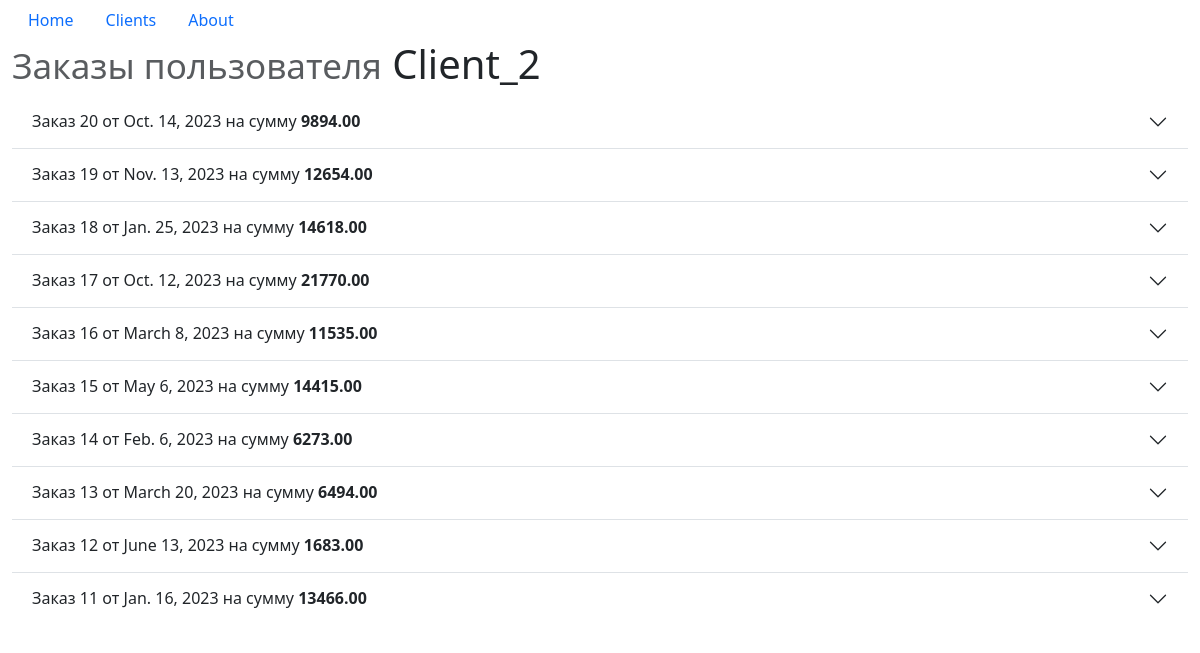
The app's page /clients/orders/2/ with its own data.
### myapp/models.py (models this page shows, shortened)
class Client(models.Model):
    client_name = models.CharField(max_length=100, null=False)
    email = models.EmailField()
    password = models.CharField(max_length=100, null=False)
    phone = models.CharField(max_length=50, null=True)
    address = models.TextField(null=True)
    reg_date = models.DateField(auto_now_add=True)  # фиксируем создание
    class Meta:
        ordering = ['client_name']
        indexes = [
            models.Index(fields=['client_name']),
            models.Index(fields=['-reg_date']),
        ]

class OrderProducts(models.Model):
    order = models.ForeignKey(Order, on_delete=models.CASCADE)
    product = models.ForeignKey(Product, on_delete=models.PROTECT)
    product_count = models.IntegerField(default=1, validators=[MinValueValidator(1)])

class Order(models.Model):
    order_date = models.DateField(auto_now_add=True)
    cost = models.DecimalField(max_digits=10, decimal_places=2, default=0, validators=[MinValueValidator(0)])
    client = models.ForeignKey(Client, on_delete=models.CASCADE)
    products = models.ManyToManyField(Product, through='OrderProducts')

### myapp/views.py (the view)
# urls.py: path('clients/orders/<int:client_id>/', views.client_orders, name='client_orders'),
def client_orders(request, client_id):
    client = get_object_or_404(Client, pk=client_id)
    order_prods = OrderProducts.objects.select_related('product').select_related('order').filter(
        order__client_id=client_id).order_by('-order_id')
    order_prods = order_prods.annotate(prod_cost=F('product__price') * F('product_count'))
    context = {
        'client_name': client.client_name,
        'orders': order_prods,
    }
    return render(request, 'client_orders.html', context)

### myapp/templates/client_orders.html (shortened to what this page needs)
{% extends 'base.html' %}
{% block content %}
<h1><small class="text-muted">Заказы пользователя</small> {{ client_name }}</h1>
{% if orders %}
<div class="accordion accordion-flush" id="accordionOrders">
    {% for ord in orders %}
        {% ifchanged ord.order.id %}
            {% if not forloop.first %}
            </div>
            {% endif %}
        <div class="accordion-item">
            <h2 class="accordion-header" id="flush-heading{{ ord.order.id }}">
                <button class="accordion-button collapsed" type="button" data-bs-toggle="collapse"
                        data-bs-target="#flush-collapse{{ ord.order.id }}" aria-expanded="false" aria-controls="flush-collapse{{ ord.order.id }}">
                    Заказ {{ ord.order.id }} от {{ ord.order.order_date }} на сумму&nbsp;<strong>{{ ord.order.cost }}</strong>
                </button>
            </h2>
        {% endifchanged %}
    {% endfor %}
    </div>
</div>
{% else %}
    <div class="alert-warning">Данные отсутствуют!</div>
{% endif %}
{% endblock %}

### records on screen
Client: client_name "Client_2"
OrderProducts: order.id "20", order.order_date "Oct. 14, 2023", order.cost "9894.00"
OrderProducts: order.id "19", order.order_date "Nov. 13, 2023", order.cost "12654.00"
OrderProducts: order.id "18", order.order_date "Jan. 25, 2023", order.cost "14618.00"
OrderProducts: order.id "17", order.order_date "Oct. 12, 2023", order.cost "21770.00"
OrderProducts: order.id "16", order.order_date "March 8, 2023", order.cost "11535.00"
OrderProducts: order.id "15", order.order_date "May 6, 2023", order.cost "14415.00"
OrderProducts: order.id "14", order.order_date "Feb. 6, 2023", order.cost "6273.00"
OrderProducts: order.id "13", order.order_date "March 20, 2023", order.cost "6494.00"
OrderProducts: order.id "12", order.order_date "June 13, 2023", order.cost "1683.00"
OrderProducts: order.id "11", order.order_date "Jan. 16, 2023", order.cost "13466.00"
